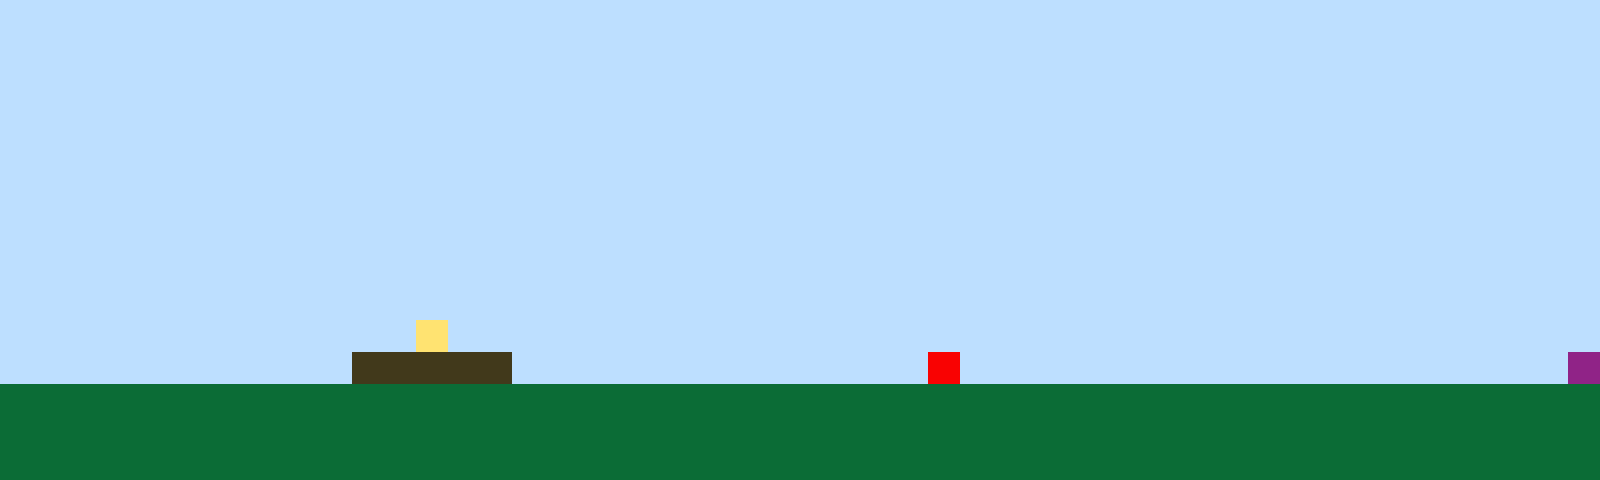

Below is a game level as drawn by its tile map, then a one-line description and the .tmx file that defines it, in full:
An orthogonal 50x15 tile map with 32x32 px tiles, 1 tile layer (Tile Layer 1).

<map version="1.10" tiledversion="1.11.2" orientation="orthogonal" renderorder="right-up" width="50" height="15" tilewidth="32" tileheight="32" infinite="0" nextlayerid="2" nextobjectid="1"><editorsettings><export target="map1.csv" format="csv" /></editorsettings><tileset firstgid="1" name="sprites" tilewidth="32" tileheight="32" tilecount="6" columns="3"><image source="sprites.png" width="96" height="64" /></tileset><layer id="1" name="Tile Layer 1" width="50" height="15"><data encoding="csv">1,1,1,1,1,1,1,1,1,1,1,1,1,1,1,1,1,1,1,1,1,1,1,1,1,1,1,1,1,1,1,1,1,1,1,1,1,1,1,1,1,1,1,1,1,1,1,1,1,1,1,1,1,1,1,1,1,1,1,1,1,1,1,1,1,1,1,1,1,1,1,1,1,1,1,1,1,1,1,1,1,1,1,1,1,1,1,1,1,1,1,1,1,1,1,1,1,1,1,1,1,1,1,1,1,1,1,1,1,1,1,1,1,1,1,1,1,1,1,1,1,1,1,1,1,1,1,1,1,1,1,1,1,1,1,1,1,1,1,1,1,1,1,1,1,1,1,1,1,1,1,1,1,1,1,1,1,1,1,1,1,1,1,1,1,1,1,1,1,1,1,1,1,1,1,1,1,1,1,1,1,1,1,1,1,1,1,1,1,1,1,1,1,1,1,1,1,1,1,1,1,1,1,1,1,1,1,1,1,1,1,1,1,1,1,1,1,1,1,1,1,1,1,1,1,1,1,1,1,1,1,1,1,1,1,1,1,1,1,1,1,1,1,1,1,1,1,1,1,1,1,1,1,1,1,1,1,1,1,1,1,1,1,1,1,1,1,1,1,1,1,1,1,1,1,1,1,1,1,1,1,1,1,1,1,1,1,1,1,1,1,1,1,1,1,1,1,1,1,1,1,1,1,1,1,1,1,1,1,1,1,1,1,1,1,1,1,1,1,1,1,1,1,1,1,1,1,1,1,1,1,1,1,1,1,1,1,1,1,1,1,1,1,1,1,1,1,1,1,1,1,1,1,1,1,1,1,1,1,1,1,1,1,1,1,1,1,1,1,1,1,1,1,1,1,1,1,1,1,1,1,1,1,1,1,1,1,1,1,1,1,1,1,1,1,1,1,1,1,1,1,1,1,1,1,1,1,1,1,1,1,1,1,1,1,1,1,1,1,1,1,1,1,1,1,1,1,1,1,1,1,1,1,1,1,1,1,1,1,1,1,1,1,1,1,1,1,1,1,1,1,1,1,1,1,1,1,1,1,1,1,1,1,1,1,1,1,1,1,1,1,1,1,1,1,1,1,1,1,1,1,1,1,1,1,1,1,1,1,1,1,1,1,1,1,1,1,1,1,1,1,1,1,1,1,1,1,1,1,1,1,1,1,4,1,1,1,1,1,1,1,1,1,1,1,1,1,1,1,1,1,1,1,1,1,1,1,1,1,1,1,1,1,1,1,1,1,1,1,1,1,1,1,1,1,1,1,1,1,1,1,3,3,3,3,3,1,1,1,1,1,1,1,1,1,1,1,1,1,5,1,1,1,1,1,1,1,1,1,1,1,1,1,1,1,1,1,1,1,6,2,2,2,2,2,2,2,2,2,2,2,2,2,2,2,2,2,2,2,2,2,2,2,2,2,2,2,2,2,2,2,2,2,2,2,2,2,2,2,2,2,2,2,2,2,2,2,2,2,2,2,2,2,2,2,2,2,2,2,2,2,2,2,2,2,2,2,2,2,2,2,2,2,2,2,2,2,2,2,2,2,2,2,2,2,2,2,2,2,2,2,2,2,2,2,2,2,2,2,2,2,2,2,2,2,2,2,2,2,2,2,2,2,2,2,2,2,2,2,2,2,2,2,2,2,2,2,2,2,2,2,2,2,2,2,2,2,2,2,2,2,2,2,2,2,2,2,2,2,2</data></layer></map>
